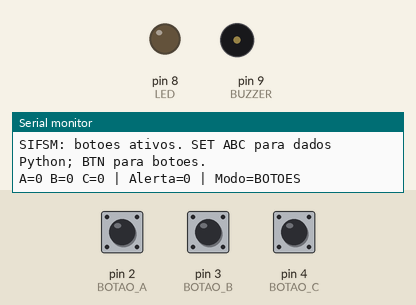
Bench run of a sketch on a simulated Arduino Uno, built with avr-gcc and run on an emulated ATmega328P. Parts: output pins drawn as LEDs (lit = HIGH), buzzer (waves = sounding), the last lines printed to the serial monitor. The test bench sets the inputs (shaded band); at power-on: pin 4 (BOTAO_C) HIGH, pin 2 (BOTAO_A) HIGH, pin 3 (BOTAO_B) HIGH.

Above: at 1.2 s.
1.3 s: pin 4 (BOTAO_C) pulled LOW for 0.15 s
At 1.38 s:
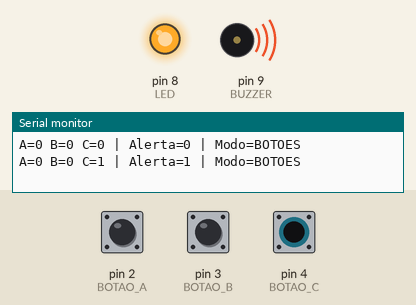
4.4 s: pin 4 (BOTAO_C) pulled LOW for 3.2 s
At 8.3 s:
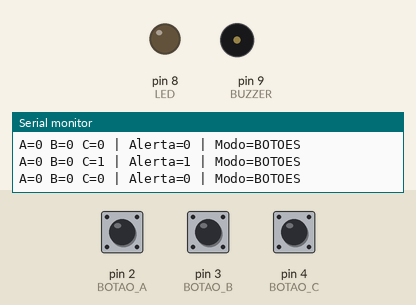
Timing chart, 0 to 9.8 s (numbered marks = the images above; inputs shaded):
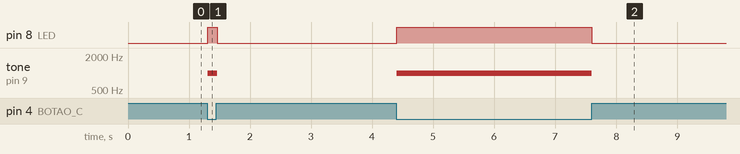

The sketch:

alerta_energetico.ino
```cpp
// SIFSM - Alerta Energetico. Arduino Uno / Tinkercad, Serial 9600.
// Comandos terminados por Enter: SET 000 ate SET 111; BTN volta aos botoes.
const byte BOTAO_A = 2, BOTAO_B = 3, BOTAO_C = 4;
const byte LED = 8, BUZZER = 9;
bool remoto = false, aRemoto = false, bRemoto = false, cRemoto = false;
char comando[16];
byte tamanho = 0;
bool excedeu = false;
int anterior = -1;

bool verificarAlerta(bool a, bool b, bool c) { return (a && b) || c; }

void receberComando() {
  while (Serial.available() > 0) {
    char ch = Serial.read();
    if (ch == '\r' || ch == '\n') {
      if (tamanho == 0 && !excedeu) continue;
      comando[tamanho] = '\0';
      if (!excedeu && tamanho == 3 && comando[0]=='B' && comando[1]=='T' && comando[2]=='N') {
        remoto = false;
        anterior = -1;
      } else if (!excedeu && tamanho == 7 && comando[0]=='S' && comando[1]=='E' && comando[2]=='T' && comando[3]==' '
                 && (comando[4]=='0' || comando[4]=='1') && (comando[5]=='0' || comando[5]=='1')
                 && (comando[6]=='0' || comando[6]=='1')) {
        aRemoto = comando[4]=='1'; bRemoto = comando[5]=='1'; cRemoto = comando[6]=='1';
        remoto = true;
        anterior = -1;
      } else {
        Serial.println("ERRO: use SET 000..111 ou BTN. Estado preservado.");
      }
      tamanho = 0; excedeu = false;
    } else if (tamanho < sizeof(comando)-1) {
      comando[tamanho++] = ch;
    } else {
      excedeu = true;
    }
  }
}

void setup() {
  pinMode(BOTAO_A, INPUT_PULLUP); pinMode(BOTAO_B, INPUT_PULLUP); pinMode(BOTAO_C, INPUT_PULLUP);
  pinMode(LED, OUTPUT); pinMode(BUZZER, OUTPUT);
  Serial.begin(9600);
  Serial.println("SIFSM: botoes ativos. SET ABC para dados Python; BTN para botoes.");
}

void loop() {
  receberComando();
  bool a = remoto ? aRemoto : digitalRead(BOTAO_A)==LOW;
  bool b = remoto ? bRemoto : digitalRead(BOTAO_B)==LOW;
  bool c = remoto ? cRemoto : digitalRead(BOTAO_C)==LOW;
  bool alerta = verificarAlerta(a, b, c);
  digitalWrite(LED, alerta ? HIGH : LOW);
  if (alerta) tone(BUZZER, 1000); else noTone(BUZZER);
  int estado = (a ? 4 : 0) + (b ? 2 : 0) + (c ? 1 : 0);
  if (estado != anterior) {
    Serial.print("A="); Serial.print(a); Serial.print(" B="); Serial.print(b);
    Serial.print(" C="); Serial.print(c); Serial.print(" | Alerta="); Serial.print(alerta);
    Serial.print(" | Modo="); Serial.println(remoto ? "SERIAL" : "BOTOES");
    anterior = estado;
  }
  delay(10);
}
```

Measured:
- after the input at 1.3 s, pin 8 (LED): LOW → HIGH at once, → LOW 0.15 s later; tone on pin 9 (BUZZER): silent → 1000 Hz at once, → silent 0.15 s later
- after the input at 4.4 s, pin 8 (LED): LOW → HIGH at once, → LOW 3.2 s later; tone on pin 9 (BUZZER): silent → 1000 Hz at once, → silent 3.2 s later
